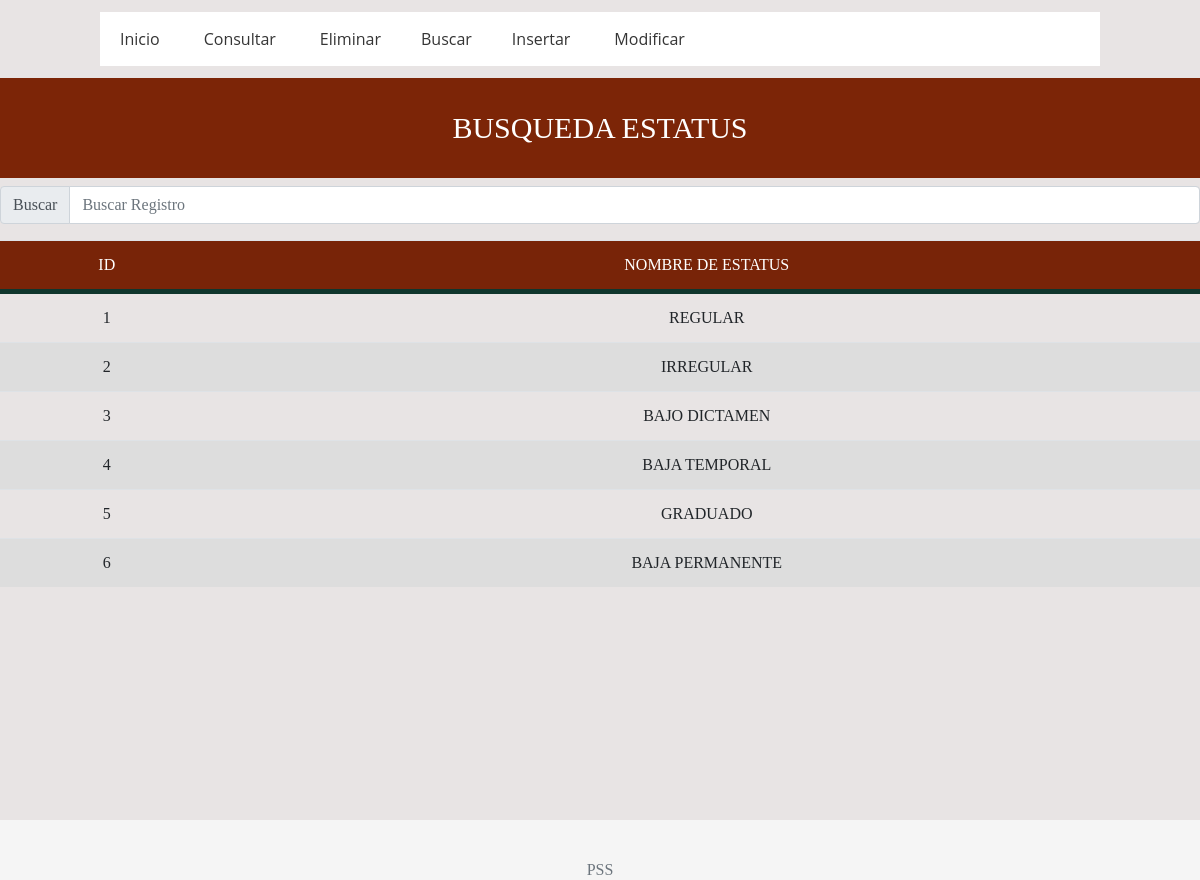
/BUSCAR/buscar_estatus.php, run on the app's committed database.
### tables this page shows
CREATE TABLE ESTATUS(
ID_ESTATUS INT,
NOM_ESTATUS VARCHAR(100),
CONSTRAINT PK_IEST PRIMARY KEY(ID_ESTATUS))
ENGINE INNODB;

### BUSCAR/buscar_estatus.php (the view, shortened to what this page needs)
<!doctype html>
<html lang="es">
<head>
  <link rel="stylesheet" href="ostras.css">
<link href="dist/css/bootstrap.min.css" rel="stylesheet">
<link href="assets/css/sticky-footer-navbar.css" rel="stylesheet">
<link rel="stylesheet" href="http://code.jquery.com/ui/1.10.1/themes/base/jquery-ui.css" />
	</head>
<head>
  <link rel="stylesheet" href="ostras.css">
</head>
<body>
</body>
</html>
<head>
  <link rel="stylesheet" href="ostras.css"><link rel="stylesheet" href="butt.css">
</head>
<body>
  <header>
    <nav class="navegacion">
      <ul class="menu">
        <li><a href="../menuostia.php">Inicio</a></li>
        <li><a href="../CONSULTAS/consulta_estatus.php">Consultar</a></li>
        <li><a href="../BORRAR/borrar_estatus.php">Eliminar</a>
          <li><a href="../BUSCAR/buscar_estatus.php">Buscar</a>
		  <li><a href="../INSERTAR/insertar_estatus.php">Insertar</a></li>
		  <li><a href="../MODIFICAR/modificar_estatus.php">Modificar</a></li>
          </ul>
    </nav>
  </header>
</body>
</html>
 <html>
    <html>
    	<head> <meta charset="UTF-8">
    	<title>Alumno - Poli Search System 2.0</title> <link rel="stylesheet" href="dis.css">
    	<link rel="stylesheet" type="text/css" href="jamon.css">
    	</head>
    	<body>
    	<header>
		<h1 id="titulo">  BUSQUEDA ESTATUS </h1> </header>
 		<div align="center">
  <link rel="stylesheet" href="ostras.css"><link rel="stylesheet" href="butt.css">
			 <link rel="stylesheet" href="ostras.css">
		</body>
	</html>
<head>
<div class="input-group mb-3">
  <div class="input-group-prepend">
    <span class="input-group-text" id="basic-addon1">Buscar</span>
  </div>
  <input id="FiltrarContenido" type="text" class="form-control" placeholder="Buscar Registro" aria-label="Alumno" aria-describedby="basic-addon1">
</div>
	    <table class="table table-hover">
       <thead>
          <tr align="center">
    <td>ID</td>
    <td>NOMBRE DE ESTATUS </td>
    </tr></thead>
        <tbody class="BusquedaRapida">
<?php
	$con = connect();
	$consulta = "SELECT ID_ESTATUS, NOM_ESTATUS FROM ESTATUS";
	$resultado1 = mysqli_query($con , $consulta);
	while ($row=mysqli_fetch_array ($resultado1))
	{
	echo "<tr><td>". $row["ID_ESTATUS"]. "</td>";
	echo "<td>". $row["NOM_ESTATUS"]. "</td>";
	}
?>
</tbody>
      </table>
    <footer class="footer">
      <div class="container">
        <span class="text-muted">PSS</a></p></span>
      </div>
    </footer>
  </body>
</html>

### BUSCAR/ostras.css (style rules this page uses)
* { margin: 0; padding: 0; -webkit-box-sizing: border-box; -moz-box-sizing: border-box; box-sizing: border-box; }
body { background: #E8E4E4; }
header { width: 100%; }
.navegacion { width: 1000px; margin: -4px auto; background: #fff; }
.navegacion ul { list-style: none; }
.menu > li { position: relative; display: inline-block; }
.menu > li > a { display: block; padding: 15px 20px; color: #353535; font-family: 'Open sans'; text-decoration: none; }

### BUSCAR/assets/css/sticky-footer-navbar.css (style rules this page uses)
html { position: relative; min-height: 100%; }
body { margin-bottom: 60px; }
.footer { position: absolute; bottom: 0; width: 100%; height: 60px; line-height: 60px; background-color: #f5f5f5; }
.footer > .container { padding-right: 15px; padding-left: 15px; }

### BUSCAR/butt.css (style rules this page uses)
body { margin: 0; padding: 0; }
.container { text-align: center; margin-top: 20px; }

### BUSCAR/dis.css (style rules this page uses)
body { background-color: #E8E4E4; font-family: Calibri; }
table { background-color: white; text-align: center; border-collapse: collapse; width: 100%; }
th, td { padding: 20px; }
thead { background-color: #782408; border-bottom: solid 5px #0F362D; color: white; }
tr:nth-child(even) { background-color: #ddd; }

### BUSCAR/jamon.css (style rules this page uses)
header #titulo { text-align: center; padding: 32px 32px; font-size: 30px; background-color:#7c2507; color: white; font-family: candara; }

### data on the page
estatus: ID_ESTATUS "1", NOM_ESTATUS "REGULAR"
estatus: ID_ESTATUS "2", NOM_ESTATUS "IRREGULAR"
estatus: ID_ESTATUS "3", NOM_ESTATUS "BAJO DICTAMEN"
estatus: ID_ESTATUS "4", NOM_ESTATUS "BAJA TEMPORAL"
estatus: ID_ESTATUS "5", NOM_ESTATUS "GRADUADO"
estatus: ID_ESTATUS "6", NOM_ESTATUS "BAJA PERMANENTE"
